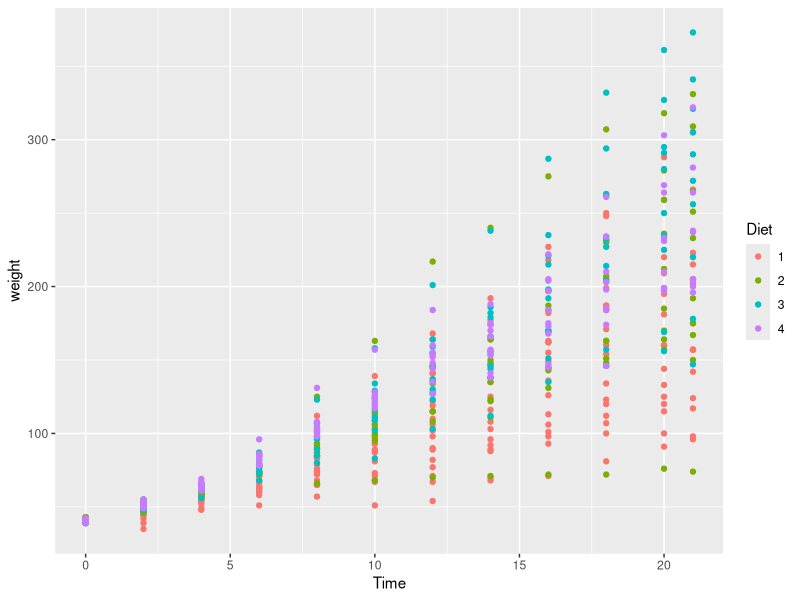
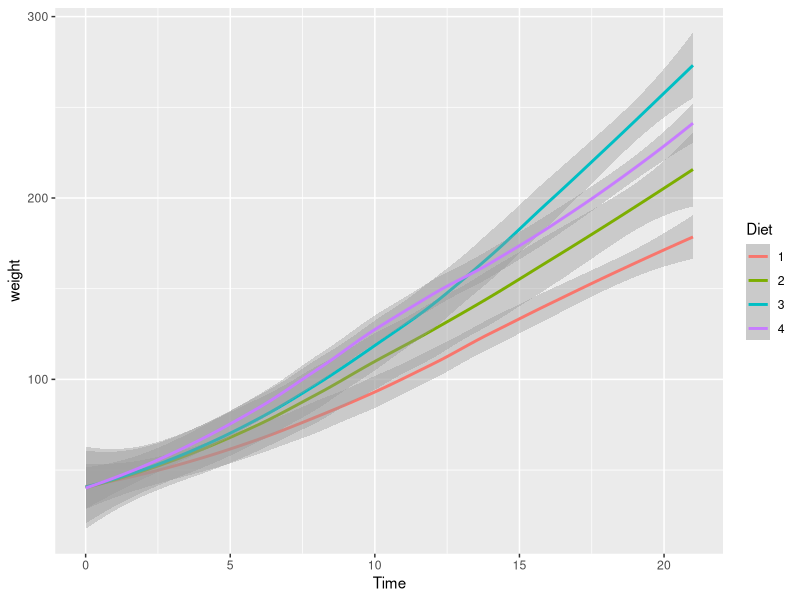
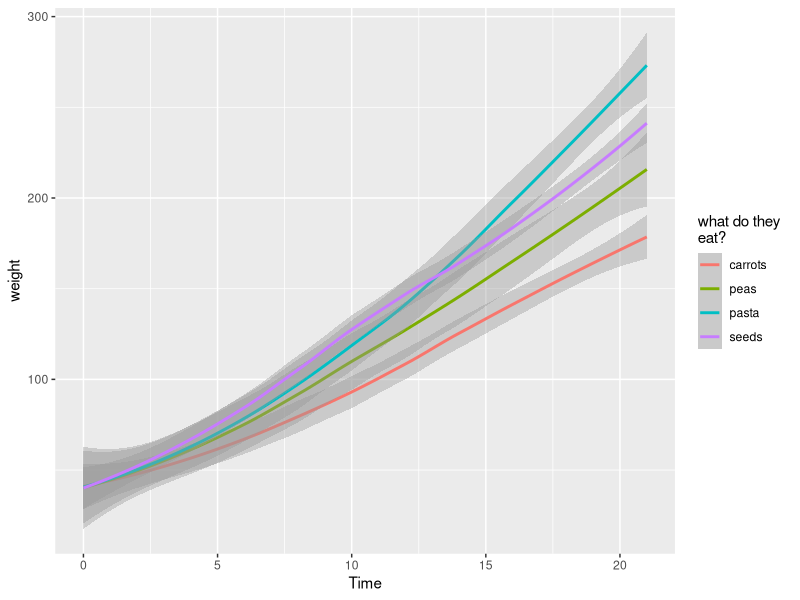

Reproduce these figures in R, in order.
## ---- chunk 1
library(ggplot2)
library(datasets)
## ---- chunk 2
data(ChickWeight)
## ---- chunk 3
str(ChickWeight)
## ---- chunk 4
head(ChickWeight)
## ---- chunk 5
ggplot(ChickWeight, aes(x=Time, y=weight, color=Diet))+geom_point()
## ---- chunk 6
ggplot(ChickWeight, aes(x=Time, y=weight, color=Diet))+geom_smooth()
## ---- chunk 7
ggplot(ChickWeight, aes(x=Time, y=weight, color=Diet))+
  geom_smooth(size=1)+
  scale_color_hue(
    "what do they \neat?", 
    breaks=c(1,2,3,4), 
    labels=c("carrots","peas","pasta","seeds")
    )
